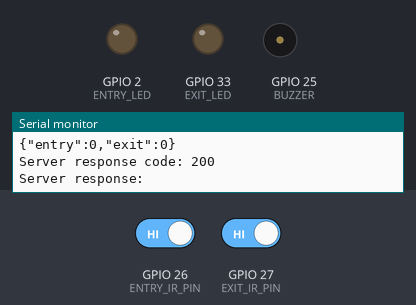
Bench run of a sketch on a simulated ESP32. Shown: output pins drawn as LEDs (lit = HIGH), buzzer (waves = sounding, pin HIGH), the last lines printed to the serial monitor. Inputs (shaded band) come from the test bench; at power-on: GPIO 26 (ENTRY_IR_PIN) HIGH, GPIO 27 (EXIT_IR_PIN) HIGH. WiFi joins after 1.5 s; servers stay silent unless stated; uploads are accepted with an empty reply.

Above: at 2.7 s.
2.8 s: GPIO 26 (ENTRY_IR_PIN) driven LOW
At 2.88 s:
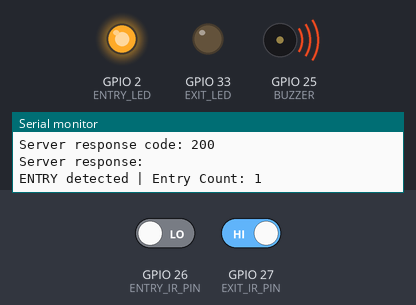
4.5 s: GPIO 27 (EXIT_IR_PIN) driven LOW
At 4.58 s:
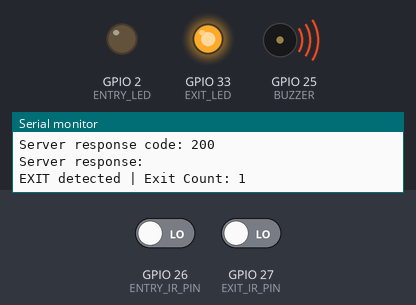
Timing chart, 0 to 7.5 s (numbered marks = the images above; inputs shaded):
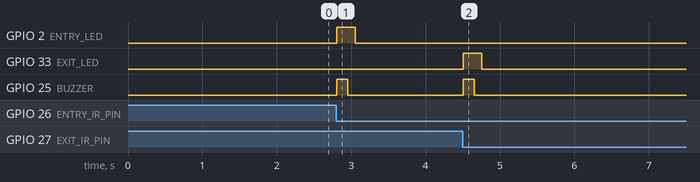

The sketch:

crowd_counter.ino
```cpp
#include <WiFi.h>
#include <HTTPClient.h>

// =========================
// Wi-Fi
// =========================
const char* WIFI_SSID = "YOUR_WIFI_NAME";
const char* WIFI_PASSWORD = "YOUR_WIFI_PASSWORD";

// =========================
// Flask Server
// =========================
const char* SERVER_URL = "http://10.248.32.209:5000/update";
const char* API_KEY = "YOUR_DEVICE_KEY";

// =========================
// Pin Configuration
// =========================
#define ENTRY_IR_PIN 26
#define EXIT_IR_PIN 27

#define ENTRY_LED 2
#define EXIT_LED 33

#define BUZZER 25

#define SENSOR_ACTIVE LOW

// =========================
// Counters
// =========================
int entryCount = 0;
int exitCount = 0;
int currentCrowd = 0;

// =========================
// Debouncing
// =========================
bool entryTriggered = false;
bool exitTriggered = false;

unsigned long lastEntryTrigger = 0;
unsigned long lastExitTrigger = 0;

const unsigned long debounceDelay = 500;

// =========================
// Server Update
// =========================
unsigned long lastUpdateTime = 0;
const unsigned long updateInterval = 2000;

// =========================
// Buzzer
// =========================
void beepBuzzer() {
  digitalWrite(BUZZER, HIGH);
  delay(150);
  digitalWrite(BUZZER, LOW);
}

// =========================
// Wi-Fi Connection
// =========================
void connectWiFi() {

  Serial.print("Connecting to Wi-Fi");

  WiFi.begin(WIFI_SSID, WIFI_PASSWORD);

  while (WiFi.status() != WL_CONNECTED) {
    delay(500);
    Serial.print(".");
  }

  Serial.println();
  Serial.println("Wi-Fi connected!");

  Serial.print("ESP32 IP: ");
  Serial.println(WiFi.localIP());
}

// =========================
// Send Data to Flask
// =========================
void sendData() {

  if (WiFi.status() != WL_CONNECTED) {
    Serial.println("Wi-Fi disconnected.");
    connectWiFi();
  }

  HTTPClient http;

  http.begin(SERVER_URL);

  http.addHeader("Content-Type", "application/json");
  http.addHeader("X-API-KEY", API_KEY);

  currentCrowd = max(0, entryCount - exitCount);

  String jsonData = "{";
  jsonData += "\"entry\":" + String(entryCount) + ",";
  jsonData += "\"exit\":" + String(exitCount);
  jsonData += "}";

  Serial.println("Sending data:");
  Serial.println(jsonData);

  int responseCode = http.POST(jsonData);

  if (responseCode > 0) {
    Serial.print("Server response code: ");
    Serial.println(responseCode);

    String response = http.getString();

    Serial.println("Server response:");
    Serial.println(response);
  }
  else {
    Serial.print("HTTP request failed: ");
    Serial.println(http.errorToString(responseCode));
  }

  http.end();
}

// =========================
// Entry Sensor
// =========================
void checkEntrySensor() {

  int sensorState = digitalRead(ENTRY_IR_PIN);

  if (sensorState == SENSOR_ACTIVE &&
      !entryTriggered &&
      millis() - lastEntryTrigger >= debounceDelay) {

    entryTriggered = true;
    lastEntryTrigger = millis();

    entryCount++;

    Serial.print("ENTRY detected | Entry Count: ");
    Serial.println(entryCount);

    digitalWrite(ENTRY_LED, HIGH);

    beepBuzzer();

    delay(100);

    digitalWrite(ENTRY_LED, LOW);
  }

  if (sensorState != SENSOR_ACTIVE) {
    entryTriggered = false;
  }
}

// =========================
// Exit Sensor
// =========================
void checkExitSensor() {

  int sensorState = digitalRead(EXIT_IR_PIN);

  if (sensorState == SENSOR_ACTIVE &&
      !exitTriggered &&
      millis() - lastExitTrigger >= debounceDelay) {

    exitTriggered = true;
    lastExitTrigger = millis();

    exitCount++;

    Serial.print("EXIT detected | Exit Count: ");
    Serial.println(exitCount);

    digitalWrite(EXIT_LED, HIGH);

    beepBuzzer();

    delay(100);

    digitalWrite(EXIT_LED, LOW);
  }

  if (sensorState != SENSOR_ACTIVE) {
    exitTriggered = false;
  }
}

// =========================
// Setup
// =========================
void setup() {

  Serial.begin(115200);

  pinMode(ENTRY_IR_PIN, INPUT);
  pinMode(EXIT_IR_PIN, INPUT);

  pinMode(ENTRY_LED, OUTPUT);
  pinMode(EXIT_LED, OUTPUT);
  pinMode(BUZZER, OUTPUT);

  digitalWrite(ENTRY_LED, LOW);
  digitalWrite(EXIT_LED, LOW);
  digitalWrite(BUZZER, LOW);

  Serial.println();
  Serial.println("================================");
  Serial.println(" CROWD DENSITY MONITORING SYSTEM");
  Serial.println("================================");

  connectWiFi();
}

// =========================
// Main Loop
// =========================
void loop() {

  checkEntrySensor();
  checkExitSensor();

  if (millis() - lastUpdateTime >= updateInterval) {

    sendData();

    lastUpdateTime = millis();
  }

  delay(10);
}
```

Measured:
- after the input at 2.8 s, GPIO 2 (ENTRY_LED): LOW → HIGH at once, → LOW 0.25 s later; GPIO 25 (BUZZER): LOW → HIGH at once, → LOW 0.15 s later
- after the input at 4.5 s, GPIO 33 (EXIT_LED): LOW → HIGH at once, → LOW 0.25 s later; GPIO 25 (BUZZER): LOW → HIGH at once, → LOW 0.15 s later
